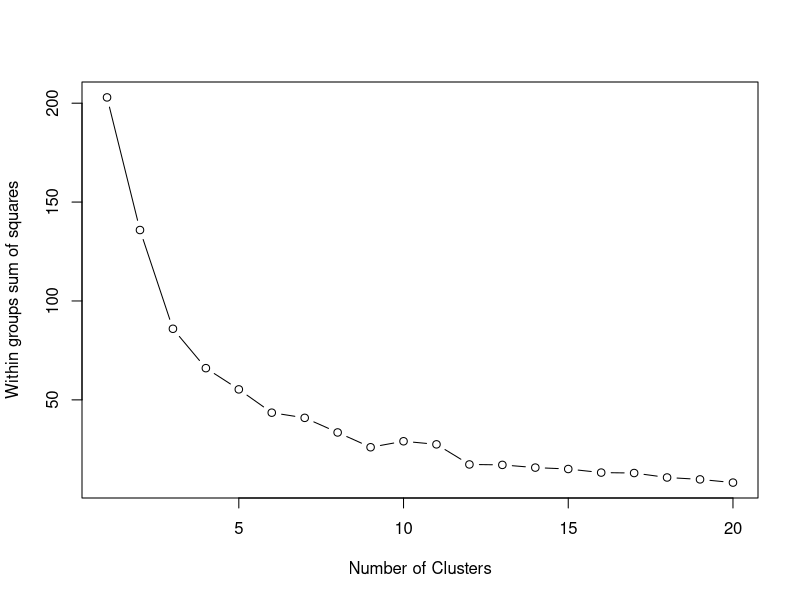
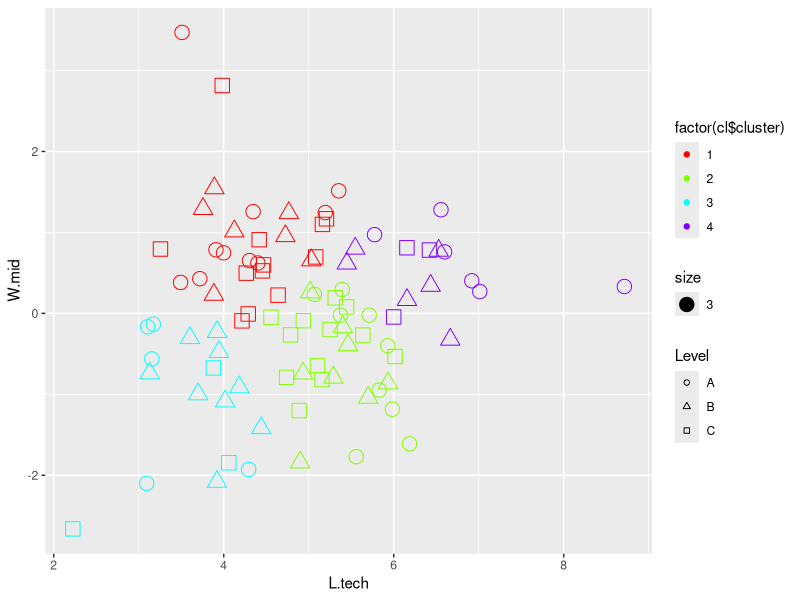

Write R code to recreate these figures, in order.
## ---- chunk 1
  df.c<-data.frame(Level = rep(c("A","B","C"),each = 30),
  Rock = rep(c("Rock1","Rock2","Rock3","Rock4","Rock5"),18),
  L.tech = rnorm(90,mean=5), W.mid = rnorm(90))
## ---- chunk 2
library(fpc)
library(ggplot2)
## ---- chunk 3
wss <- (nrow(df.c[,3:4])-1)*sum(apply(df.c[,3:4],2,var))
    for (i in 2:20) wss[i] <- sum(kmeans(df.c[,3:4],centers=i)$withinss)
    plot(1:20, wss, type="b", xlab="Number of Clusters", ylab="Within groups sum of squares")
## ---- chunk 4
    pamk.best <- pamk(df.c[,3:4])
    cat("Optimimum number of clusters:", pamk.best$nc, "\n")
## ---- chunk 5
  n <- pamk.best$nc
  cl <- kmeans(df.c[,c(3:4)], n)
    p<- ggplot(data = df.c,aes(x = L.tech, y= W.mid))         
    p1<- p+ geom_point(aes(shape = Level, col= factor(cl$cluster), size=3)) + 
        scale_shape(solid = FALSE) +
        scale_colour_manual(values = rainbow(n))
    p1
